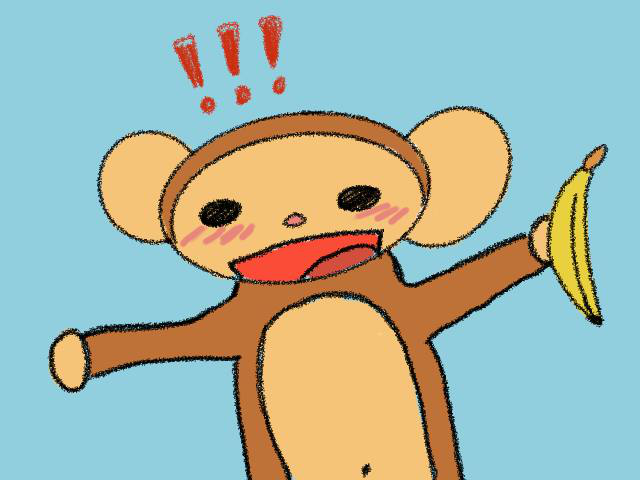
#> input picture pictures/monkey.png, 640 x 480 px, given in place of the camera
$ python main.py
#> lines starting #> are read from the running program, lines starting #| are printed output that depends on the picture; after the words box and inside, x2 and y2 are one past the last pixel; in counts of white or black regions, pixels touching at a corner belong together
import cv2
import time

cv2.namedWindow("Camera", cv2.WINDOW_GUI_NORMAL)
cv2.namedWindow("Mask", cv2.WINDOW_GUI_NORMAL)

camera = cv2.VideoCapture(0)

# Разные границы из-за не насыщенного красного цвета
lower_red1 = (0, 100, 100)
upper_red1 = (10, 255, 255)
lower_red2 = (170, 100, 100)
upper_red2 = (180, 255, 255)

D = 0.09
prev_time = time.time()
curr_time = time.time()
r = 1

trajectory = []
speed_values = []

# Настройки камеры из-за засветов
camera.set(cv2.CAP_PROP_AUTO_EXPOSURE, -1)
camera.set(cv2.CAP_PROP_EXPOSURE, 80)

vid_write = cv2.VideoWriter_fourcc(*'XVID')
out = cv2.VideoWriter('balls.mp4', vid_write, 20.0, (640, 480))

while camera.isOpened():
    ret, frame = camera.read()
#> frame is the input picture: shape (480, 640, 3); mean B, G, R 168.4, 182.3, 165.8
    if not ret:
        break

    curr_time = time.time()
    blurred = cv2.GaussianBlur(frame, (11, 11), 0)
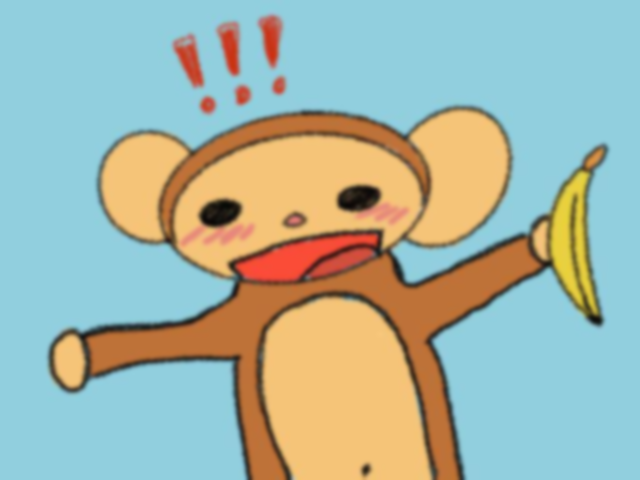
#> blurred: shape (480, 640, 3); mean B, G, R 168.4, 182.3, 165.8
    hsv = cv2.cvtColor(blurred, cv2.COLOR_BGR2HSV)
#> hsv: shape (480, 640, 3); mean H, S, V 65.5, 107.9, 211.9

    mask1 = cv2.inRange(hsv, lower_red1, upper_red1)
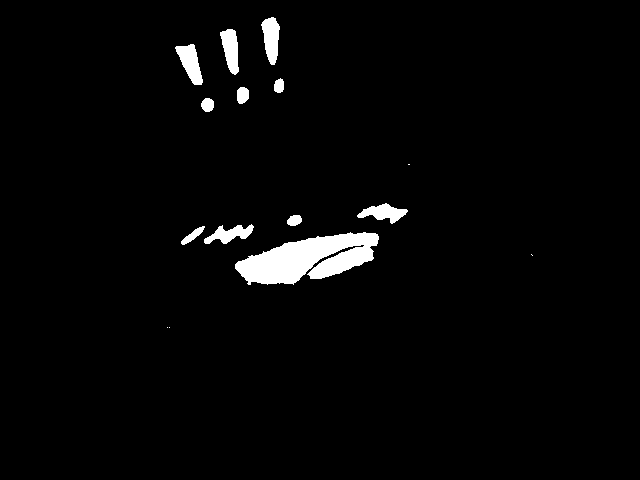
#> mask1: shape (480, 640); 2.7% white; 15 white regions (4 under 20 px), largest, box (x1, y1, x2, y2) and area: (235, 232, 379, 285) 4592, (175, 44, 203, 85) 626, (261, 17, 280, 65) 609
    mask2 = cv2.inRange(hsv, lower_red2, upper_red2)
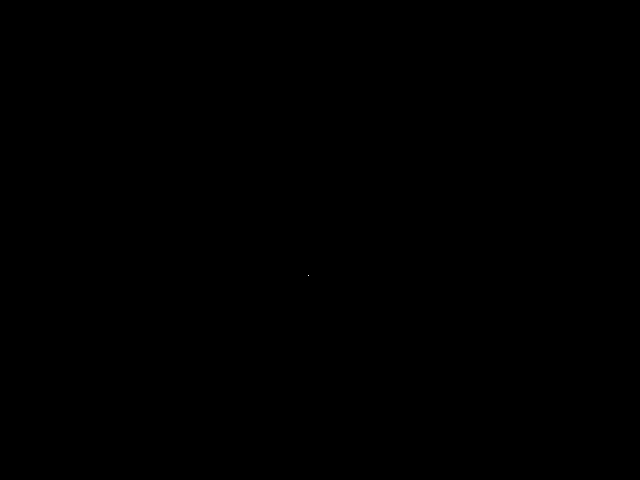
#> mask2: shape (480, 640); 0% white in thin lines or dots, all inside (x1, y1, x2, y2) = (308, 275, 309, 276)
    mask = cv2.bitwise_or(mask1, mask2)
#> mask: shape (480, 640); 2.7% white; 15 white regions (4 under 20 px), largest, box (x1, y1, x2, y2) and area: (235, 232, 379, 285) 4593, (175, 44, 203, 85) 626, (261, 17, 280, 65) 609
    mask = cv2.erode(mask, None, iterations=2)
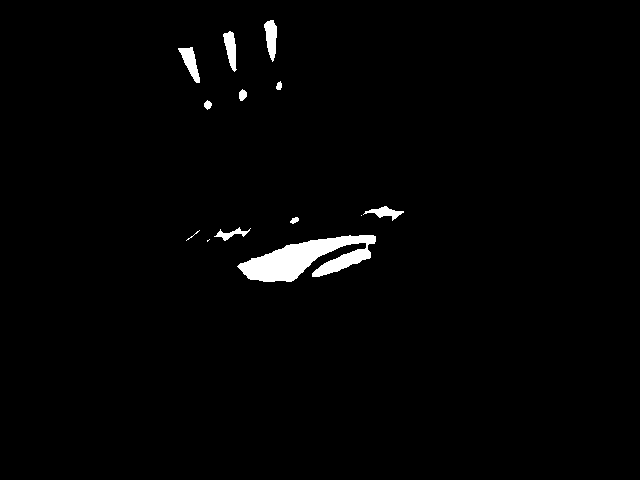
#> mask: shape (480, 640); 1.7% white; 13 white regions (3 under 20 px), largest, box (x1, y1, x2, y2) and area: (237, 235, 376, 282) 3423, (178, 47, 200, 83) 368, (264, 20, 277, 62) 360
    mask = cv2.dilate(mask, None, iterations=2)
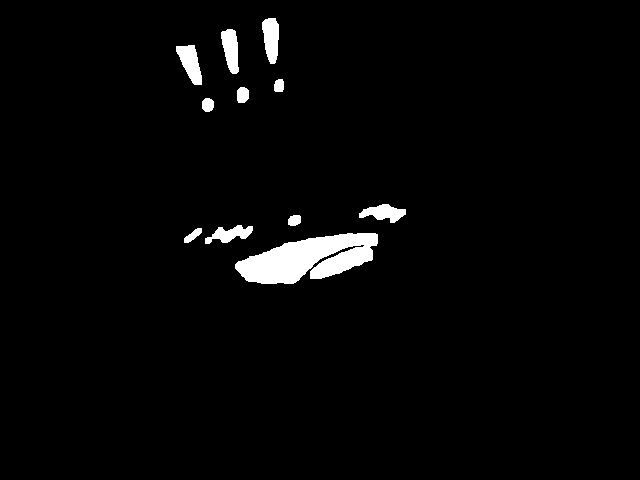
#> mask: shape (480, 640); 2.6% white; 11 white regions

    contours, _ = cv2.findContours(mask, cv2.RETR_EXTERNAL, cv2.CHAIN_APPROX_SIMPLE)
#> contours = 11 contours; largest, box (x1, y1, x2, y2) and area: (235, 233, 378, 284) 4337, (176, 45, 202, 85) 564, (262, 18, 279, 64) 544, (221, 29, 239, 74) 518, (359, 204, 406, 223) 463

    ball_count = len(contours)
#> ball_count = 11

    if ball_count > 0:
        c = max(contours, key=cv2.contourArea)
#> c = contour of 192 points, box (x1, y1, x2, y2) (235, 233, 378, 284), area 4337
        (x, y), r = cv2.minEnclosingCircle(c)
#> x = 306; y = 251; r = 73.01
        trajectory.append((int(x), int(y)))
        if len(trajectory) > 10:
            trajectory.pop(0)
        if r > 10:
            cv2.circle(frame, (int(x), int(y)), 5, (255, 0, 255), -1)
#> frame: shape (480, 640, 3); 0.03% of pixels changed, all inside (x1, y1, x2, y2) = (301, 246, 312, 257)
            cv2.circle(frame, (int(x), int(y)), int(r), (255, 0, 255), 2)
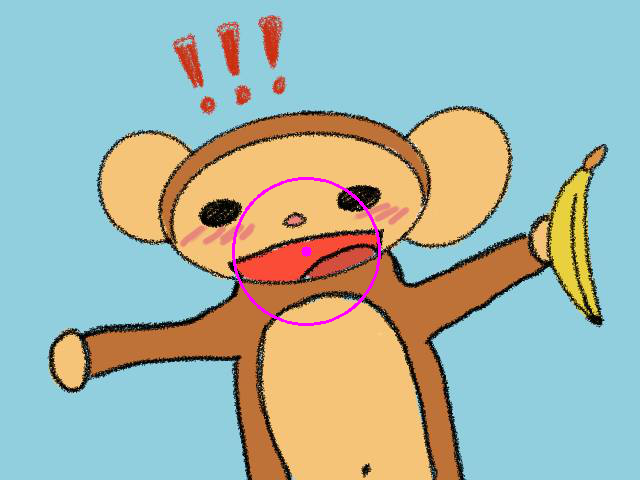
#> frame: shape (480, 640, 3); mean B, G, R 169.2, 181.6, 166.1

        for i in range(1, len(trajectory)):
            cv2.line(frame, trajectory[i], trajectory[i-1], (120 * (i / 10), 0, 125), i)
#> this loop made 0 passes

        time_diff = curr_time - prev_time
        if len(trajectory) >= 2:
            p1 = trajectory[-1]
            p2 = trajectory[-2]
            dx = p1[0] - p2[0]
            dy = p1[1] - p2[1]
            dist = (dx**2 + dy**2) ** 0.5
            pxl_per_m = D / (2 * r)
            dist *= pxl_per_m
            speed = dist / time_diff

            speed_values.append(speed)
            if len(speed_values) > 100:
                speed_values.pop(0)

            average_speed = sum(speed_values) / len(speed_values)

            cv2.putText(frame, f"Instant Speed: {speed:.3f} m/s", (10, 50), cv2.FONT_HERSHEY_SIMPLEX, 0.7, (0, 0, 0))
            cv2.putText(frame, f"Avg Speed: {average_speed:.3f} m/s", (10, 90), cv2.FONT_HERSHEY_SIMPLEX, 0.7, (0, 0, 0))
            cv2.putText(frame, f"Ball Count: {ball_count}", (10, 130), cv2.FONT_HERSHEY_SIMPLEX, 0.7, (0, 0, 0))

            prev_time = curr_time

    out.write(frame)

    cv2.imshow("Mask", mask)
    cv2.imshow("Camera", frame)

    key = cv2.waitKey(1)
#> (key q is pressed here)
    if key == ord('q'):
        break

camera.release()
out.release()
cv2.destroyAllWindows()
